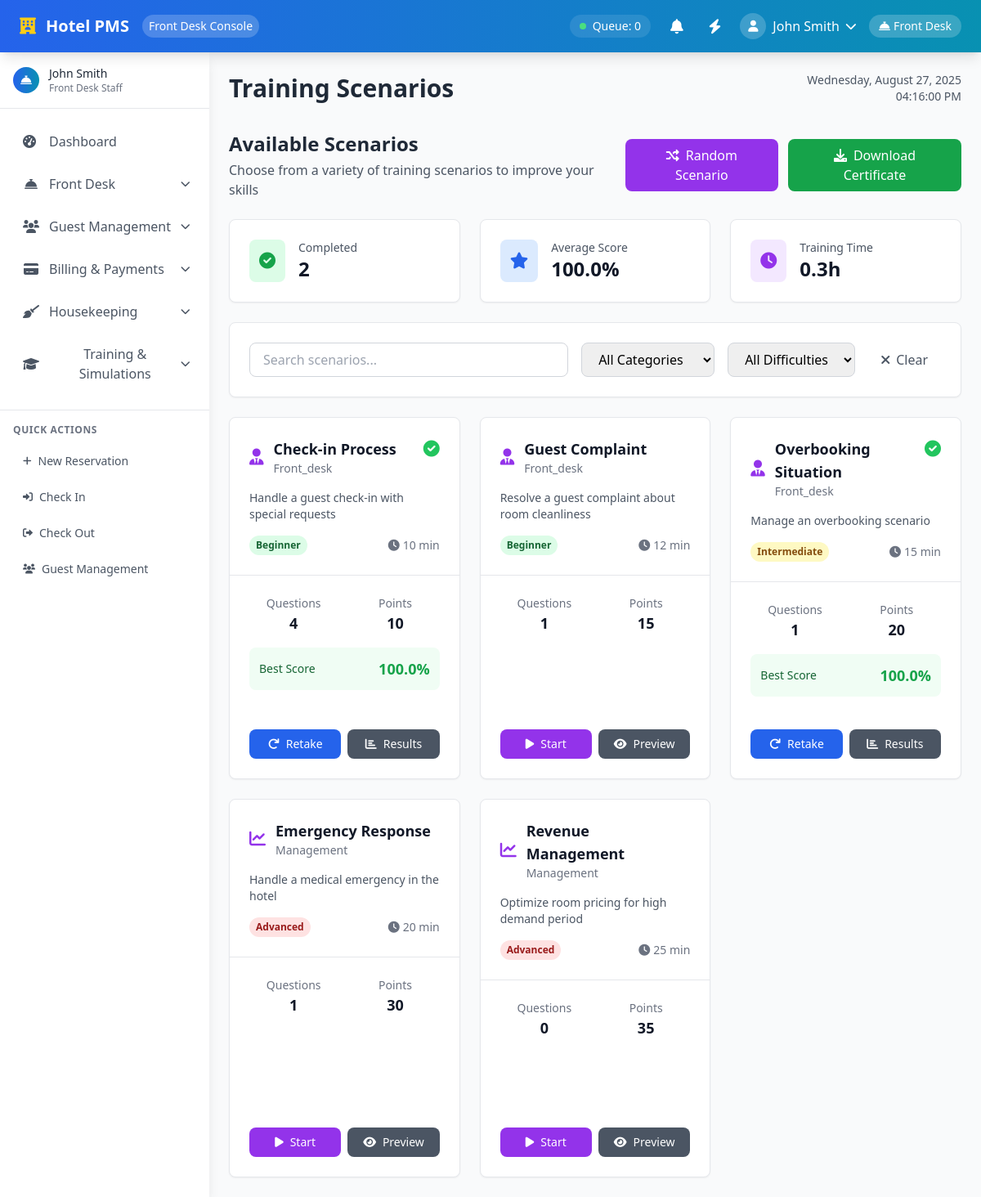
/modules/training/scenarios.php (signed in), run on the app's committed database.
### tables this page shows
CREATE TABLE training_scenarios (
    id INT PRIMARY KEY AUTO_INCREMENT,
    title VARCHAR(200) NOT NULL,
    description TEXT NOT NULL,
    instructions TEXT,
    category ENUM('front_desk', 'housekeeping', 'management') NOT NULL,
    difficulty ENUM('beginner', 'intermediate', 'advanced') NOT NULL,
    estimated_time INT NOT NULL DEFAULT 10,
    points INT NOT NULL DEFAULT 10,
    created_at TIMESTAMP DEFAULT CURRENT_TIMESTAMP
);

CREATE TABLE training_attempts (
    id INT PRIMARY KEY AUTO_INCREMENT,
    user_id INT NOT NULL,
    scenario_id INT NOT NULL,
    scenario_type ENUM('scenario', 'customer_service', 'problem_solving') NOT NULL,
    answers JSON,
    score DECIMAL(5,2) NOT NULL DEFAULT 0,
    duration_minutes INT DEFAULT 0,
    status ENUM('in_progress', 'completed', 'abandoned') DEFAULT 'in_progress',
    created_at TIMESTAMP DEFAULT CURRENT_TIMESTAMP,
    FOREIGN KEY (user_id) REFERENCES users(id)
);

### modules/training/scenarios.php (the view, shortened to what this page needs)
<?php
require_once '../../includes/functions.php';
$user_id = $_SESSION['user_id'];
try {
    $where_conditions = ["1=1"];
    $params = [];
    $where_clause = implode(" AND ", $where_conditions);
    $stmt = $pdo->prepare("
        SELECT
            ts.*,
            COUNT(sq.id) as question_count,
            COALESCE(AVG(ta.score), 0) as avg_score,
            COUNT(ta.id) as attempt_count
        FROM training_scenarios ts
        LEFT JOIN scenario_questions sq ON ts.id = sq.scenario_id
        LEFT JOIN training_attempts ta ON ts.id = ta.scenario_id AND ta.scenario_type = 'scenario'
        WHERE {$where_clause}
        GROUP BY ts.id
        ORDER BY ts.difficulty, ts.title
    ");
    $stmt->execute($params);
    $scenarios = $stmt->fetchAll();
    $stmt = $pdo->prepare("
        SELECT scenario_id, score, status, created_at
        FROM training_attempts
        WHERE user_id = ? AND scenario_type = 'scenario'
        ORDER BY created_at DESC
    ");
    $stmt->execute([$user_id]);
    $user_attempts = $stmt->fetchAll();
    $user_attempts_map = [];
    foreach ($user_attempts as $attempt) {
        $user_attempts_map[$attempt['scenario_id']] = $attempt;
    }
    $stmt = $pdo->prepare("
        SELECT
            COUNT(*) as completed_scenarios,
            AVG(score) as avg_score,
            SUM(duration_minutes) as total_time
        FROM training_attempts
        WHERE user_id = ? AND scenario_type = 'scenario' AND status = 'completed'
    ");
    $stmt->execute([$user_id]);
    $user_stats = $stmt->fetch();
} catch (PDOException $e) {
    error_log("Error fetching training scenarios: " . $e->getMessage());
    $scenarios = [];
    $user_attempts = [];
    $user_attempts_map = [];
    $stats = [
        'total_scenarios' => 0,
        'beginner_count' => 0,
        'intermediate_count' => 0,
        'advanced_count' => 0,
        'front_desk_count' => 0,
        'housekeeping_count' => 0,
        'management_count' => 0
    ];
    $user_stats = [
        'completed_scenarios' => 0,
        'avg_score' => 0,
        'total_time' => 0
    ];
}
include '../../includes/header-unified.php';
?>
        <main class="lg:ml-64 mt-16 p-4 lg:p-6 flex-1 transition-all duration-300">
            <div class="flex justify-between items-center mb-8">
                <h2 class="text-3xl font-semibold text-gray-800">Training Scenarios</h2>
                <div class="text-right">
                    <div id="current-date" class="text-sm text-gray-600"></div>
                    <div id="current-time" class="text-sm text-gray-600"></div>
                </div>
            </div>
            <div class="mb-6">
                <div class="flex items-center justify-between">
                    <div>
                        <h2 class="text-2xl font-bold text-gray-800">Available Scenarios</h2>
                        <p class="text-gray-600 mt-1">Choose from a variety of training scenarios to improve your skills</p>
                    </div>
                    <div class="flex space-x-3">
                        <button class="bg-purple-600 text-white px-4 py-2 rounded-lg hover:bg-purple-700 transition-colors">
                            <i class="fas fa-random mr-2"></i>Random Scenario
                        </button>
                        <button class="bg-green-600 text-white px-4 py-2 rounded-lg hover:bg-green-700 transition-colors">
                            <i class="fas fa-download mr-2"></i>Download Certificate
                        </button>
                    </div>
                </div>
            </div>
            <div class="grid grid-cols-1 md:grid-cols-3 gap-6 mb-6">
                <div class="bg-white rounded-lg shadow-sm p-6 border border-gray-200">
                    <div class="flex items-center">
                        <div class="p-3 bg-green-100 rounded-lg">
                            <i class="fas fa-check-circle text-green-600 text-xl"></i>
                        </div>
                        <div class="ml-4">
                            <p class="text-sm font-medium text-gray-600">Completed</p>
                            <p class="text-2xl font-bold text-gray-900"><?php echo $user_stats['completed_scenarios']; ?></p>
                        </div>
                    </div>
                </div>
                <div class="bg-white rounded-lg shadow-sm p-6 border border-gray-200">
                    <div class="flex items-center">
                        <div class="p-3 bg-blue-100 rounded-lg">
                            <i class="fas fa-star text-blue-600 text-xl"></i>
                        </div>
                        <div class="ml-4">
                            <p class="text-sm font-medium text-gray-600">Average Score</p>
                            <p class="text-2xl font-bold text-gray-900"><?php echo number_format($user_stats['avg_score'], 1); ?>%</p>
                        </div>
                    </div>
                </div>
                <div class="bg-white rounded-lg shadow-sm p-6 border border-gray-200">
                    <div class="flex items-center">
                        <div class="p-3 bg-purple-100 rounded-lg">
                            <i class="fas fa-clock text-purple-600 text-xl"></i>
                        </div>
                        <div class="ml-4">
                            <p class="text-sm font-medium text-gray-600">Training Time</p>
                            <p class="text-2xl font-bold text-gray-900"><?php echo round($user_stats['total_time'] / 60, 1); ?>h</p>
                        </div>
                    </div>
                </div>
            </div>
            <div class="bg-white rounded-lg shadow-sm border border-gray-200 p-6 mb-6">
                <div class="flex flex-wrap items-center gap-4">
                    <div class="flex-1 min-w-64">
                        <input type="text" id="search-scenarios" placeholder="Search scenarios..." class="w-full px-4 py-2 border border-gray-300 rounded-lg focus:ring-2 focus:ring-purple-500 focus:border-transparent">
                    </div>
                    <select id="category-filter" class="px-4 py-2 border border-gray-300 rounded-lg focus:ring-2 focus:ring-purple-500 focus:border-transparent">
                        <option value="">All Categories</option>
                    </select>
                    <select id="difficulty-filter" class="px-4 py-2 border border-gray-300 rounded-lg focus:ring-2 focus:ring-purple-500 focus:border-transparent">
                        <option value="">All Difficulties</option>
                    </select>
                    <button id="clear-filters" class="px-4 py-2 text-gray-600 hover:text-gray-800 transition-colors">
                        <i class="fas fa-times mr-2"></i>Clear
                    </button>
                </div>
            </div>
            <div class="grid grid-cols-1 md:grid-cols-2 lg:grid-cols-3 gap-6">
                <?php if (empty($scenarios)): ?>
                    <div class="col-span-full text-center py-12">
                        <i class="fas fa-play-circle text-4xl text-gray-400 mb-4"></i>
                        <h3 class="text-lg font-medium text-gray-900 mb-2">No scenarios found</h3>
                        <p class="text-gray-500">Try adjusting your filters or check back later for new scenarios.</p>
                    </div>
                <?php else: ?>
                    <?php foreach ($scenarios as $scenario): ?>
                        <?php
                        $user_attempt = isset($user_attempts_map[$scenario['id']]) ? $user_attempts_map[$scenario['id']] : null;
                        $is_completed = $user_attempt && $user_attempt['status'] === 'completed';
                        $best_score = $user_attempt ? $user_attempt['score'] : 0;
                        $difficulty_colors = [
                            'beginner' => 'bg-green-100 text-green-800',
                            'intermediate' => 'bg-yellow-100 text-yellow-800',
                            'advanced' => 'bg-red-100 text-red-800'
                        ];
                        $category_icons = [
                            'front_desk' => 'fas fa-user-tie',
                            'housekeeping' => 'fas fa-broom',
                            'management' => 'fas fa-chart-line'
                        ];
                        ?>
                        <div class="bg-white rounded-lg shadow-sm border border-gray-200 hover:shadow-md transition-shadow duration-300 scenario-card flex flex-col"
                             data-category="<?php echo $scenario['category']; ?>"
                             data-difficulty="<?php echo $scenario['difficulty']; ?>"
                             data-title="<?php echo strtolower($scenario['title']); ?>">
                            <div class="p-6 border-b border-gray-200">
                                <div class="flex items-start justify-between mb-4">
                                    <div class="flex items-center">
                                        <i class="<?php echo $category_icons[$scenario['category']]; ?> text-purple-600 text-xl mr-3"></i>
                                        <div>
                                            <h3 class="text-lg font-semibold text-gray-900"><?php echo htmlspecialchars($scenario['title']); ?></h3>
                                            <p class="text-sm text-gray-500"><?php echo ucfirst($scenario['category']); ?></p>
                                        </div>
                                    </div>
                                    <?php if ($is_completed): ?>
                                        <div class="flex items-center">
                                            <i class="fas fa-check-circle text-green-500 text-xl"></i>
                                        </div>
                                    <?php endif; ?>
                                </div>
                                <p class="text-gray-600 text-sm mb-4"><?php echo htmlspecialchars(substr($scenario['description'], 0, 100) . (strlen($scenario['description']) > 100 ? '...' : '')); ?></p>
                                <div class="flex items-center justify-between">
                                    <span class="inline-flex px-2 py-1 text-xs font-semibold rounded-full <?php echo $difficulty_colors[$scenario['difficulty']]; ?>">
                                        <?php echo ucfirst($scenario['difficulty']); ?>
                                    </span>
                                    <div class="flex items-center text-sm text-gray-500">
                                        <i class="fas fa-clock mr-1"></i>
                                        <?php echo $scenario['estimated_time']; ?> min
                                    </div>
                                </div>
                            </div>
                            <div class="p-6 flex-grow">
                                <div class="grid grid-cols-2 gap-4 mb-4">
                                    <div class="text-center">
                                        <p class="text-sm text-gray-500">Questions</p>
                                        <p class="text-lg font-semibold text-gray-900"><?php echo $scenario['question_count']; ?></p>
                                    </div>
                                    <div class="text-center">
                                        <p class="text-sm text-gray-500">Points</p>
                                        <p class="text-lg font-semibold text-gray-900"><?php echo $scenario['points']; ?></p>
                                    </div>
                                </div>
                                <?php if ($is_completed): ?>
                                    <div class="mb-4 p-3 bg-green-50 rounded-lg">
                                        <div class="flex items-center justify-between">
                                            <span class="text-sm font-medium text-green-800">Best Score</span>
                                            <span class="text-lg font-bold text-green-600"><?php echo number_format($best_score, 1); ?>%</span>
                                        </div>
                                    </div>
                                <?php else: ?>
                                    <div class="mb-4 p-3 bg-transparent rounded-lg">
                                        <div class="flex items-center justify-between">
                                            <span class="text-sm font-medium text-transparent">Best Score</span>
                                            <span class="text-lg font-bold text-transparent">0%</span>
                                        </div>
                                    </div>
                                <?php endif; ?>
                            </div>
                            <div class="p-6 pt-0">
                                <div class="flex space-x-2">
                                    <?php if ($is_completed): ?>
                                        <button onclick="retakeScenario(<?php echo $scenario['id']; ?>)" class="flex-1 bg-blue-600 text-white px-4 py-2 rounded-lg hover:bg-blue-700 transition-colors text-sm">
                                            <i class="fas fa-redo mr-2"></i>Retake
                                        </button>
                                        <button onclick="viewResults(<?php echo $scenario['id']; ?>)" class="flex-1 bg-gray-600 text-white px-4 py-2 rounded-lg hover:bg-gray-700 transition-colors text-sm">
                                            <i class="fas fa-chart-bar mr-2"></i>Results
                                        </button>
                                    <?php else: ?>
                                        <button onclick="startScenario(<?php echo $scenario['id']; ?>)" class="flex-1 bg-purple-600 text-white px-4 py-2 rounded-lg hover:bg-purple-700 transition-colors text-sm">
                                            <i class="fas fa-play mr-2"></i>Start
                                        </button>
                                        <button onclick="previewScenario(<?php echo $scenario['id']; ?>)" class="flex-1 bg-gray-600 text-white px-4 py-2 rounded-lg hover:bg-gray-700 transition-colors text-sm">
                                            <i class="fas fa-eye mr-2"></i>Preview
                                        </button>
                                    <?php endif; ?>
                                </div>
                            </div>
                        </div>
                    <?php endforeach; ?>
                <?php endif; ?>
            </div>
        </main>
    </div>
    <?php include '../../includes/footer.php'; ?>
</body>
</html>

### data on the page
training_scenarios: title "Check-in Process", category "Front_desk", description "Handle a guest check-in with special requests", difficulty "Beginner", estimated_time "10", question_count "4", points "10", id.score "100.0"
training_scenarios: title "Guest Complaint", category "Front_desk", description "Resolve a guest complaint about room cleanliness", difficulty "Beginner", estimated_time "12", question_count "1", points "15"
training_scenarios: title "Overbooking Situation", category "Front_desk", description "Manage an overbooking scenario", difficulty "Intermediate", estimated_time "15", question_count "1", points "20", id.score "100.0"
training_scenarios: title "Emergency Response", category "Management", description "Handle a medical emergency in the hotel", difficulty "Advanced", estimated_time "20", question_count "1", points "30"
training_scenarios: title "Revenue Management", category "Management", description "Optimize room pricing for high demand period", difficulty "Advanced", estimated_time "25", question_count "0", points "35"

### other printed values
$user_name "John Smith"
$_SESSION['user_name'] "John Smith"
$item['label'] "Dashboard"
$item['label'] "Front Desk"
$item['label'] "Guest Management"
$item['label'] "Billing & Payments"
$item['label'] "Housekeeping"
$item['label'] "Training & Simulations"
$user_stats['completed_scenarios'] "2"
$user_stats['avg_score'] "100.0"
$user_stats['total_time'] / 60 "0.3"
